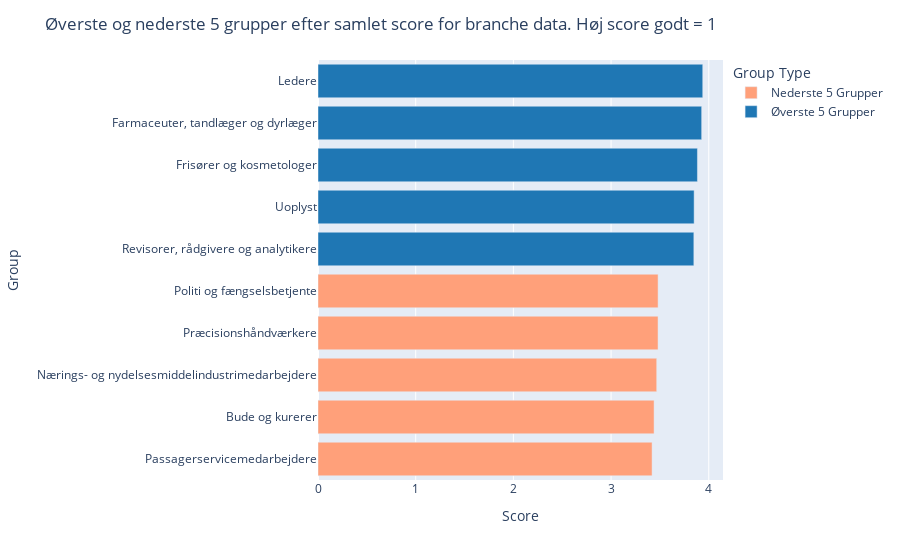

The notebook cell this image was saved under:
### Markdown cell above
#### Branche data

### Code cell
plot_top_and_bottom_groups(branche_data_filtered, 1, 'branche data')

### Figure 1 — Plotly figure (JSON) as saved in the notebook; plotly's stock layout.template omitted (floating-point values rounded to 4 significant figures)
{"data": [{"alignmentgroup": "True", "hovertemplate": "Group Type=Nederste 5 Grupper<br>Score=%{x}<br>Group=%{y}<extra></extra>", "legendgroup": "Nederste 5 Grupper", "marker": {"color": "lightsalmon", "pattern": {"shape": ""}}, "name": "Nederste 5 Grupper", "offsetgroup": "Nederste 5 Grupper", "orientation": "h", "showlegend": true, "textposition": "auto", "type": "bar", "x": [3.42, 3.44, 3.467, 3.481, 3.481], "xaxis": "x", "y": ["Passagerservicemedarbejdere", "Bude og kurerer", "Nærings- og nydelsesmiddelindustrimedarbejdere", "Præcisionshåndværkere", "Politi og fængselsbetjente"], "yaxis": "y"}, {"alignmentgroup": "True", "hovertemplate": "Group Type=Øverste 5 Grupper<br>Score=%{x}<br>Group=%{y}<extra></extra>", "legendgroup": "Øverste 5 Grupper", "marker": {"color": "#1f77b4", "pattern": {"shape": ""}}, "name": "Øverste 5 Grupper", "offsetgroup": "Øverste 5 Grupper", "orientation": "h", "showlegend": true, "textposition": "auto", "type": "bar", "x": [3.847, 3.85, 3.884, 3.927, 3.938], "xaxis": "x", "y": ["Revisorer, rådgivere og analytikere", "Uoplyst", "Frisører og kosmetologer", "Farmaceuter, tandlæger og dyrlæger", "Ledere"], "yaxis": "y"}], "layout": {"barmode": "relative", "legend": {"title": {"text": "Group Type"}, "tracegroupgap": 0}, "margin": {"t": 60}, "title": {"text": "Øverste og nederste 5 grupper efter samlet score for branche data. Høj score godt = 1"}, "xaxis": {"anchor": "y", "domain": [0, 1], "title": {"text": "Score"}}, "yaxis": {"anchor": "x", "domain": [0, 1], "title": {"text": "Group"}}}}
